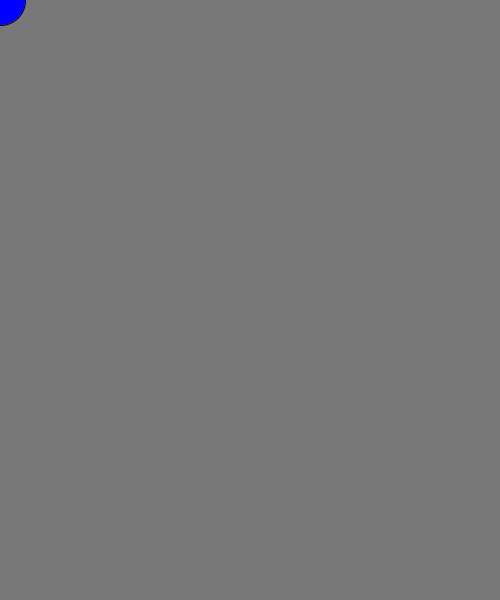
Frame 1 (no input)
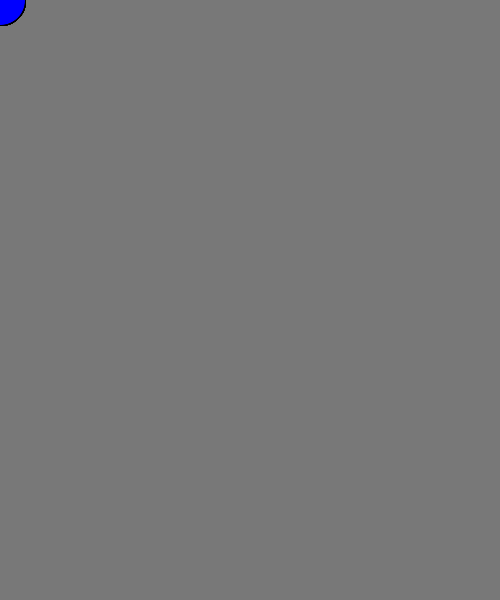
Frame 60 (the mouse pressed at the canvas centre just before this capture)
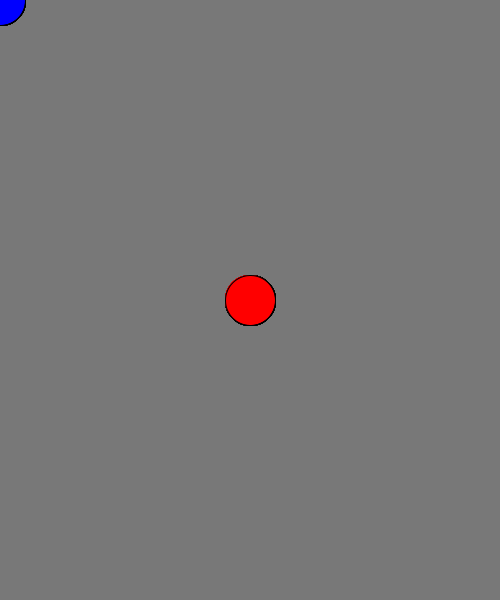
Frame 120 (the mouse held since frame 60 and released just before this capture)

The Processing sketch that drew these frames (run headless with seeded random() and noise(); from frame 60 on, the mouse is pressed at the canvas centre):

// Processing sketch: A1CompC
// ── A1CompC.pde
// setup
void setup(){
  background(120);
  size(500,600);
  frameRate(20);
}

// draw function
void draw(){
  if(mousePressed){fill(255,0,0);}
  else{fill(0,0,255);}
  ellipse(mouseX,mouseY,50,50);
}
